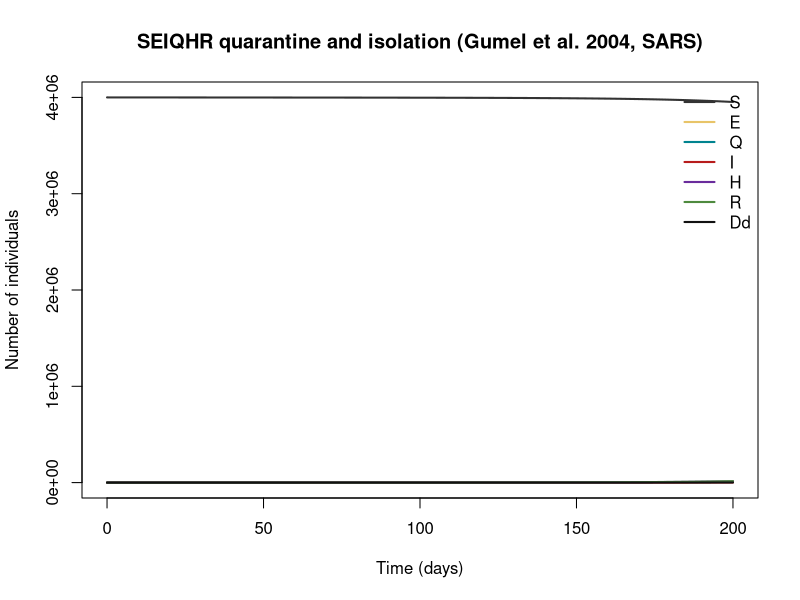

Source code (R):
## SEIQHR quarantine and isolation (Gumel et al. 2004, SARS)
## SARS 2003 (Toronto, Hong Kong, Singapore, Beijing).
## The headline result is that optimal isolation of symptomatic cases is more effective than sub-optimal isolation combined with quarantine (search summary of the abstract).
## Parameter values: 0 of 14 checked against the source; the rest are recalled or illustrative.
## Reference: Gumel A.B. et al. (2004) "Modelling strategies for controlling SARS outbreaks", Proc. R. Soc. B 271:2223–2232
## Source: https://doi.org/10.1098/rspb.2004.2800
##
## Generated from a compartmental model diagram (model format v1).
## Regenerating from the same diagram always gives this exact file.
##
## Compartments: S, E, Q, I, H, R, Dd
## Flows (time unit: days):
##   (outside) -> S  : Pi_b
##   S -> E          : lambda * S
##   E -> Q          : gamma1 * E
##   E -> I          : kappa1 * E
##   Q -> H          : kappa2 * Q
##   I -> H          : gamma2 * I
##   I -> R          : sigma1 * I
##   H -> R          : sigma2 * H
##   I -> Dd         : d1 * I
##   H -> Dd         : d2 * H
##   S -> (outside)  : mu * S
##   E -> (outside)  : mu * E
##   Q -> (outside)  : mu * Q
##   I -> (outside)  : mu * I
##   H -> (outside)  : mu * H
##   R -> (outside)  : mu * R

library(deSolve)

# ---- Time ------------------------------------------------------------
times <- seq(0, 200, by = 0.2)  # days

# ---- Parameters ------------------------------------------------------
parameters <- c(
  Pi_b = 136,           # recruitment (recalled; or set to muN0) (persons/day)
  mu = 1 / (70 * 365),  # natural death (1/day) [illustrative]
  beta = 0.2,           # transmission rate (1/day) [recalled]
  eps_E = 0.3,          # relative infectiousness of E [recalled]
  eps_Q = 0,            # relative infectiousness of Q [recalled]
  eps_H = 0.36,         # relative infectiousness of the isolated (Toronto hospital transmission) [recalled]
  gamma1 = 0.1,         # quarantine rate of exposed (1/day) [recalled]
  gamma2 = 0.5,         # isolation rate of symptomatic (1/day) [recalled]
  kappa1 = 0.1,         # progression E→I (1/day) [recalled]
  kappa2 = 0.125,       # progression Q→H (1/day) [recalled]
  sigma1 = 0.0337,      # recovery of I (1/day) [recalled]
  sigma2 = 0.0386,      # recovery of H (1/day) [recalled]
  d1 = 0.0068,          # SARS death rate in I (1/day) [recalled]
  d2 = 0.0045           # SARS death rate in H (1/day) [recalled]
)

# ---- Initial conditions ----------------------------------------------
state <- c(
  S = 4000000,  # susceptible
  E = 10,       # exposed/asymptomatic, mildly infectious
  Q = 0,        # quarantined exposed
  I = 1,        # symptomatic infectious
  H = 0,        # isolated/hospitalised (Gumel's J)
  R = 0,        # recovered
  Dd = 0        # cumulative SARS deaths
)

# ---- Model equations -------------------------------------------------
seiqhr_sars_model <- function(t, state, parameters) {
  with(as.list(c(state, parameters)), {
    # Total population
    N <- S + E + Q + I + H + R

    # Derived quantities
    lambda <- beta * (I + eps_E * E + eps_Q * Q + eps_H * H) / N

    # Rates of change
    dS <- Pi_b - lambda * S - mu * S
    dE <- lambda * S - gamma1 * E - kappa1 * E - mu * E
    dQ <- gamma1 * E - kappa2 * Q - mu * Q
    dI <- kappa1 * E - gamma2 * I - sigma1 * I - d1 * I - mu * I
    dH <- kappa2 * Q + gamma2 * I - sigma2 * H - d2 * H - mu * H
    dR <- sigma1 * I + sigma2 * H - mu * R
    dDd <- d1 * I + d2 * H

    list(c(dS, dE, dQ, dI, dH, dR, dDd))
  })
}

# ---- Solve -----------------------------------------------------------
out <- ode(y = state, times = times, func = seiqhr_sars_model, parms = parameters)
out <- as.data.frame(out)

# ---- Plot ------------------------------------------------------------
compartment_cols <- c(S = "#333333", E = "#E8C468", Q = "#00838F", I = "#B71C1C", H = "#6A2C9C", R = "#4E8A3E", Dd = "#111111")
matplot(out$time, out[, names(compartment_cols)], type = "l", lty = 1, lwd = 2,
        col = compartment_cols, xlab = "Time (days)", ylab = "Number of individuals",
        main = "SEIQHR quarantine and isolation (Gumel et al. 2004, SARS)")
legend("topright", legend = names(compartment_cols), col = compartment_cols,
       lty = 1, lwd = 2, bty = "n")
